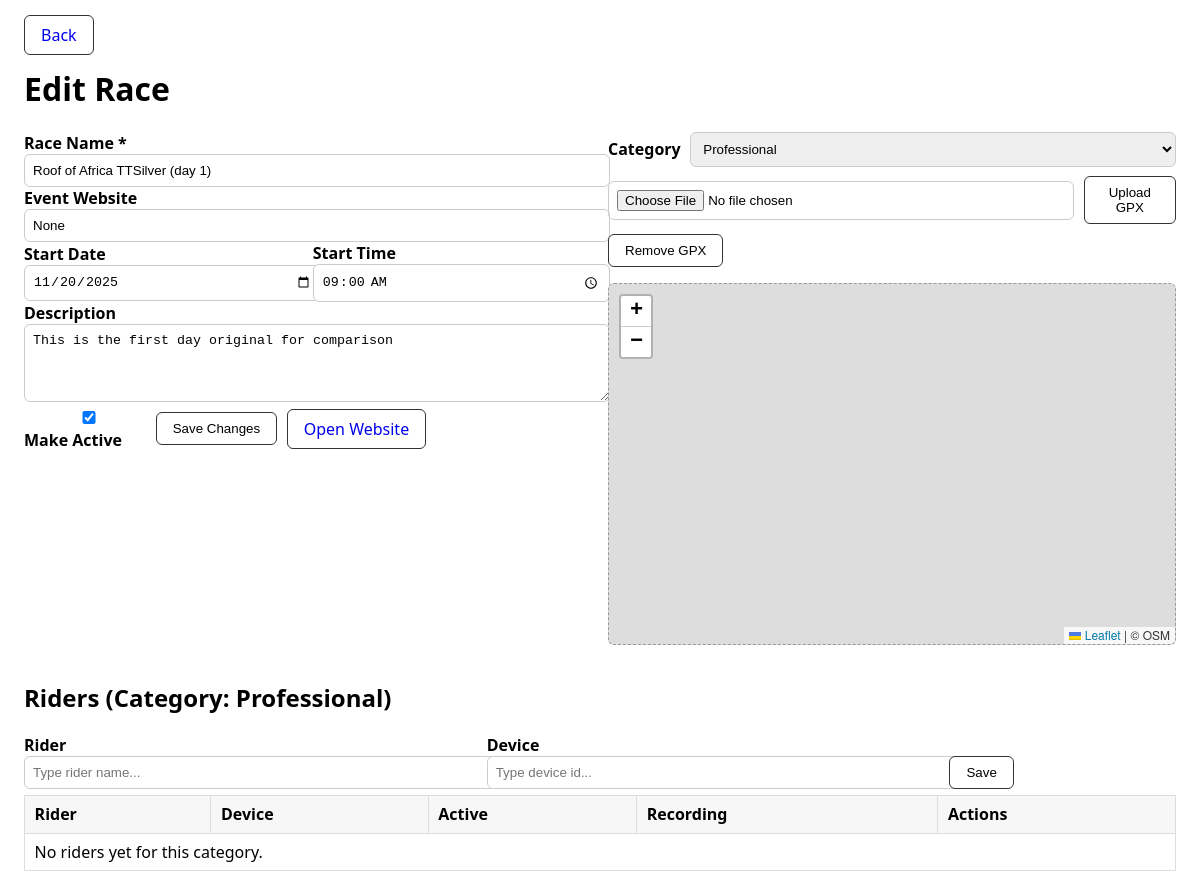
/races/5/edit?category=Professional, run on an earlier commit of the app's database.
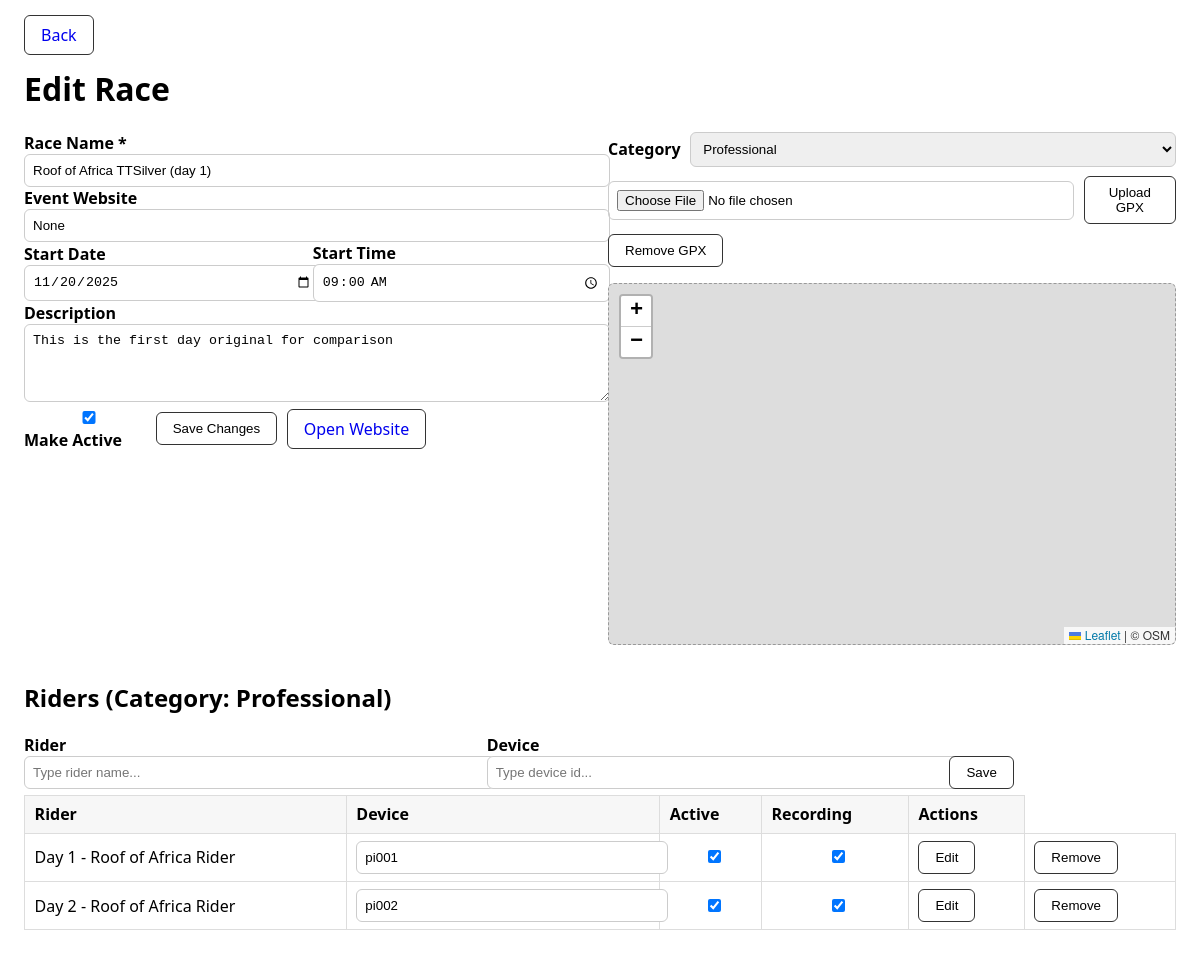
And on a later commit of the database.
### src/db/models.py (models this page shows)
class RaceRider(Base):
    __tablename__ = "race_riders"
    id = Column(Integer, primary_key=True)
    rider_id = Column(Integer, ForeignKey("riders.id"), nullable=False, index=True)
    device_id = Column(String(64), ForeignKey("devices.id"), nullable=False, index=True)
    category_id = Column(Integer, ForeignKey("categories.id"), nullable=False, index=True)
    comm_setting = Column(String(32), nullable=True)
    active = Column(Boolean, nullable=False, default=True)
    recording = Column(Boolean, nullable=False, default=True)
    start_time = Column(DateTime(timezone=True), nullable=True) # when the rider starts the race - set by the RFID on the start line
    finish_time = Column(DateTime(timezone=True), nullable=True)# when the rider finishes the race - set by the RFID on the start line
    pi_offset_time = Column(Integer, nullable=True) # offset in seconds to apply to the pi's clock to sync with official
    rider = relationship("Rider", back_populates="race_entries")
    device = relationship("Device", back_populates="race_riders")
    category = relationship("Category", back_populates="race_riders")
    points = relationship(
        "Point",
        primaryjoin=lambda: RaceRider.device_id == foreign(Point.device_id),
        viewonly=True,
    )
    track_cache = relationship("TrackCache", back_populates="race_rider", uselist=False)
    track_history = relationship("TrackHist", back_populates="race_rider", uselist=False)

class Rider(Base):
    __tablename__ = "riders"
    id = Column(Integer, primary_key=True)
    name = Column(String(128), nullable=False)
    bike = Column(String(128), nullable=True)
    bio = Column(Text, nullable=True)
    team = Column(String(128), nullable=True)
    category = Column(String(64), nullable=True)
    race_entries = relationship("RaceRider", back_populates="rider")

### src/web/races.py (the view)
@bp_races.route("/<int:race_id>/edit", methods=["GET"])
def edit_race(race_id: int):
    session = SessionLocal()
    try:
        race = session.query(Race).get(race_id)
        if not race:
            return Response("Race not found.", status=404)
        selected_category = request.args.get("category") or ALLOWED_CATEGORIES[0]
        if selected_category not in ALLOWED_CATEGORIES:
            selected_category = ALLOWED_CATEGORIES[0]
        route, cat = _find_or_create_route_for_category(session, race.id, selected_category)
        session.commit()  # persist any just-created rows
        riders = session.query(Rider).order_by(Rider.name.asc()).all()
        devices = session.query(Device).order_by(Device.id.asc()).all()
        rrows = (
            session.query(RaceRider)
            .filter(RaceRider.category_id == cat.id)
            .order_by(RaceRider.id.asc())
            .all()
        )
        last_device_by_rider = {}
        for rid in [r.id for r in riders]:
            last = (
                session.query(RaceRider)
                .filter(RaceRider.rider_id == rid)
                .order_by(RaceRider.id.desc())
                .first()
            )
            last_device_by_rider[rid] = last.device_id if last else None
        selected_rider_ids = {row.rider_id for row in rrows}
        available_riders = [r for r in riders if r.id not in selected_rider_ids]
        geojson = route.geojson
        return render_template(
            "race_form.html",
            race=race,
            categories=ALLOWED_CATEGORIES,
            selected_category=selected_category,
            route=route,
            geojson=geojson,
            riders=available_riders,
            devices=devices,
            race_riders=rrows,
            last_device_by_rider=last_device_by_rider,
            message=None,
            success=None,
        )
    finally:
        session.close()

### src/web/races.py (called while the page is built, shortened)
def _find_or_create_route_for_category(session, race_id: int, category_name: str) -> tuple[Route, Category]:
    route = (
        session.query(Route)
        .join(Category, Category.route_id == Route.id)
        .filter(Route.race_id == race_id, Category.name == category_name)
        .one_or_none()
    )
    if route:
        cat = session.query(Category).filter(Category.route_id == route.id, Category.name == category_name).one()
        return route, cat

### templates/race_form.html (shortened to what the changed rows need)
<!doctype html>
<html lang="en">
<head>
  <link rel="stylesheet" href="https://unpkg.com/leaflet@1.9.4/dist/leaflet.css" />
</head>
<body>
<h1>{{ 'Edit Race' if race else 'New Race' }}</h1>
<div class="grid">
  <div class="full">
    <h2>Riders (Category: {{ selected_category }})</h2>
    {% if race %}
      <table>
        <thead>
          <tr>
            <th>Rider</th>
            <th>Device</th>
            <th>Active</th>
            <th>Recording</th>
            <th>Actions</th>
          </tr>
        </thead>
        <tbody>
          {% for row in race_riders %}
            <tr>
              <form method="post" action="{{ url_for('races.edit_race_rider', race_id=race.id, entry_id=row.id) }}">
                <td>{{ row.rider.name }}</td>
                <td>
                  <input name="device_id" value="{{ row.device_id }}" list="device_list"/>
                </td>
                <td><input type="checkbox" name="active" {{ 'checked' if row.active else '' }} /></td>
                <td><input type="checkbox" name="recording" {{ 'checked' if row.recording else '' }} /></td>
                <td>
                  <button class="btn" type="submit">Edit</button>
                </td>
              </form>
              <td>
                <form method="post" action="{{ url_for('races.remove_race_rider', race_id=race.id, entry_id=row.id) }}" onsubmit="return confirm('Remove rider from race?');">
                  <button class="btn" type="submit">Remove</button>
                </form>
              </td>
            </tr>
          {% else %}
            <tr><td colspan="5">No riders yet for this category.</td></tr>
          {% endfor %}
        </tbody>
      </table>
    {% endif %}
  </div>
</div>
</body>
</html>

What changed in the data, as far as the page shows it:
added RaceRider: rider.name "Day 1 - Roof of Africa Rider", device_id "pi001"
added RaceRider: rider.name "Day 2 - Roof of Africa Rider", device_id "pi002"
Also different on the page:
text no longer shown: "No riders yet for this category."
